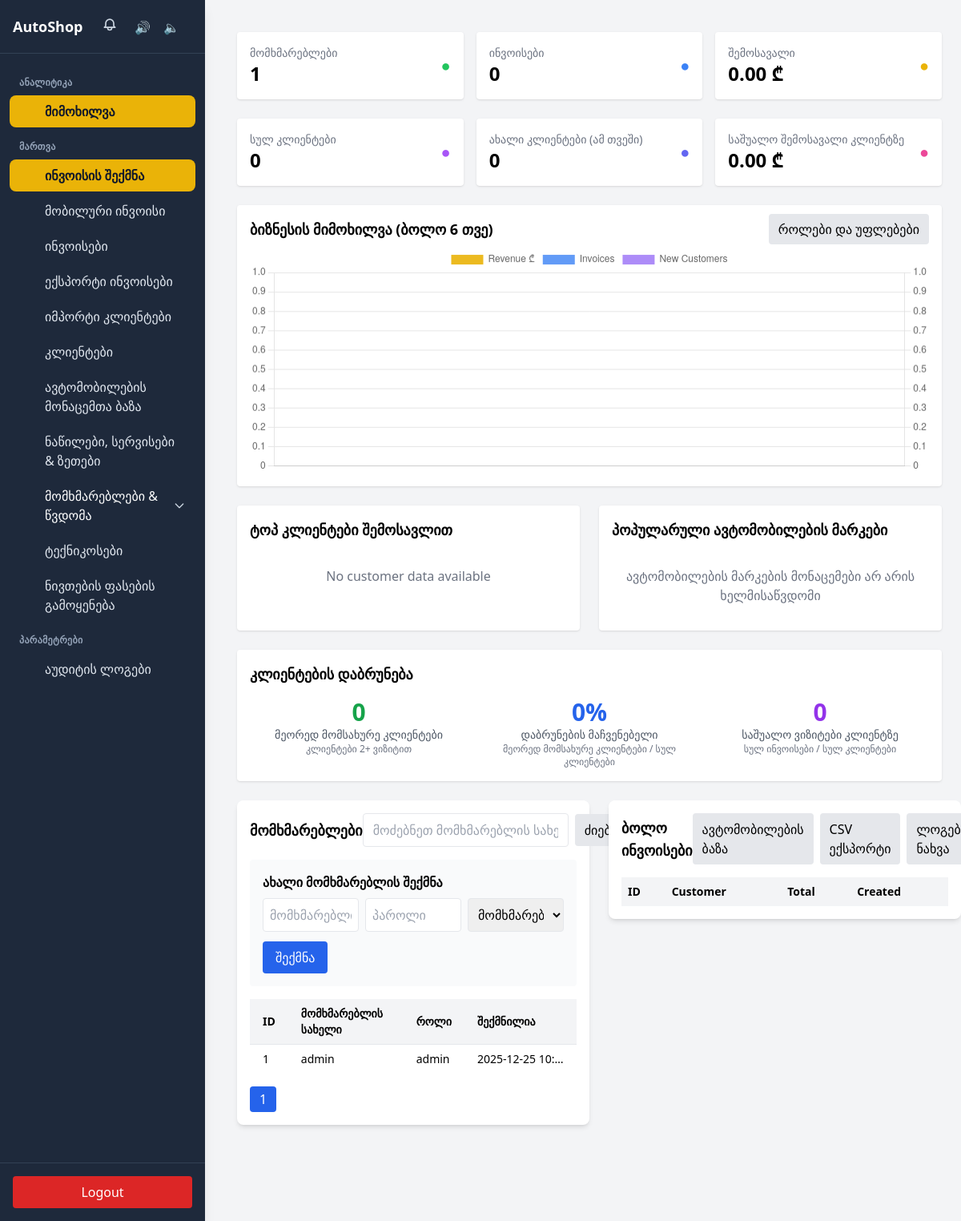
/admin/index.php (signed in), run on the app's committed database.
### tables this page shows
CREATE TABLE users (
    id INT AUTO_INCREMENT PRIMARY KEY,
    username VARCHAR(50) UNIQUE NOT NULL,
    password VARCHAR(255) NOT NULL,
    role ENUM('admin', 'manager', 'user') NOT NULL DEFAULT 'user',
    created_at TIMESTAMP DEFAULT CURRENT_TIMESTAMP
);

### admin/index.php (the view, shortened to what this page needs)
<?php
require '../config.php';
$totalUsers = (int)$pdo->query('SELECT COUNT(*) FROM users')->fetchColumn();
$totalInvoices = (int)$pdo->query('SELECT COUNT(*) FROM invoices')->fetchColumn();
$totalRevenue = (float)$pdo->query('SELECT IFNULL(SUM(grand_total),0) FROM invoices')->fetchColumn();
$totalCustomers = (int)$pdo->query('SELECT COUNT(*) FROM customers')->fetchColumn();
$newCustomersThisMonth = (int)$pdo->query("SELECT COUNT(*) FROM customers WHERE DATE_FORMAT(created_at, '%Y-%m') = DATE_FORMAT(CURDATE(), '%Y-%m')")->fetchColumn();
$avgRevenuePerCustomer = $totalCustomers > 0 ? $totalRevenue / $totalCustomers : 0;
$topCustomers = $pdo->query("
    SELECT c.full_name, c.phone, c.plate_number, c.car_mark,
           COUNT(i.id) as total_invoices,
           IFNULL(SUM(i.grand_total), 0) as total_spent,
           MAX(i.created_at) as last_visit
    FROM customers c
    LEFT JOIN invoices i ON c.id = i.customer_id
    GROUP BY c.id, c.full_name, c.phone, c.plate_number, c.car_mark
    ORDER BY total_spent DESC
    LIMIT 10
")->fetchAll();
$repeatCustomers = (int)$pdo->query("
    SELECT COUNT(*) FROM (
        SELECT customer_id, COUNT(*) as visit_count
        FROM invoices
        WHERE customer_id IS NOT NULL
        GROUP BY customer_id
        HAVING visit_count > 1
    ) as repeat_customers
")->fetchColumn();
$popularCarBrands = $pdo->query("
    SELECT car_mark, COUNT(*) as count
    FROM customers
    WHERE car_mark IS NOT NULL AND car_mark != ''
    GROUP BY car_mark
    ORDER BY count DESC
    LIMIT 10
")->fetchAll();
$chartLabels = [];
$chartInvoices = [];
$chartRevenue = [];
$chartCustomers = [];
$search = trim($_GET['search'] ?? '');
$page = max(1, (int)($_GET['page'] ?? 1));
$perPage = 15;
$offset = ($page - 1) * $perPage;
if ($search !== '') {
    $stmt = $pdo->prepare("SELECT id, username, role, created_at FROM users WHERE username LIKE ? ORDER BY created_at DESC LIMIT ? OFFSET ?");
    $stmt->bindValue(1, "%$search%", PDO::PARAM_STR);
    $stmt->bindValue(2, (int)$perPage, PDO::PARAM_INT);
    $stmt->bindValue(3, (int)$offset, PDO::PARAM_INT);
    $stmt->execute();
    $users = $stmt->fetchAll();
    $countStmt = $pdo->prepare("SELECT COUNT(*) FROM users WHERE username LIKE ?");
    $countStmt->execute(["%$search%"]);
    $totalMatched = (int)$countStmt->fetchColumn();
} else {
    $stmt = $pdo->prepare("SELECT id, username, role, created_at FROM users ORDER BY created_at DESC LIMIT ? OFFSET ?");
    $stmt->bindValue(1, (int)$perPage, PDO::PARAM_INT);
    $stmt->bindValue(2, (int)$offset, PDO::PARAM_INT);
    $stmt->execute();
    $users = $stmt->fetchAll();
    $totalMatched = $totalUsers;
}
$totalPages = (int)ceil($totalMatched / $perPage);
?>
<!DOCTYPE html>
<html lang="ka">
<head>
    <script src="https://cdn.tailwindcss.com"></script>
</head>
<body class="bg-gray-100 min-h-screen overflow-auto font-sans antialiased pb-20">
    <?php include __DIR__ . '/../partials/sidebar.php'; ?>
    <div class="min-h-full overflow-auto ml-0 md:ml-64 pt-4 pl-4">
        <div class="h-full overflow-auto p-4 md:p-6">
        <div class="grid grid-cols-1 md:grid-cols-3 gap-4 mb-6">
            <div class="bg-white p-4 rounded shadow flex items-center justify-between">
                <div>
                    <p class="text-sm text-gray-500">მომხმარებლები</p>
                    <p class="text-2xl font-bold"><?php echo number_format($totalUsers); ?></p>
                </div>
                <div class="text-green-500 font-bold text-xl">●</div>
            </div>
            <div class="bg-white p-4 rounded shadow flex items-center justify-between">
                <div>
                    <p class="text-sm text-gray-500">ინვოისები</p>
                    <p class="text-2xl font-bold"><?php echo number_format($totalInvoices); ?></p>
                </div>
                <div class="text-blue-500 font-bold text-xl">●</div>
            </div>
            <div class="bg-white p-4 rounded shadow flex items-center justify-between">
                <div>
                    <p class="text-sm text-gray-500">შემოსავალი</p>
                    <p class="text-2xl font-bold"><?php echo number_format($totalRevenue, 2); ?> ₾</p>
                </div>
                <div class="text-yellow-500 font-bold text-xl">●</div>
            </div>
        </div>
        <div class="grid grid-cols-1 md:grid-cols-3 gap-4 mb-6">
            <div class="bg-white p-4 rounded shadow flex items-center justify-between">
                <div>
                    <p class="text-sm text-gray-500">სულ კლიენტები</p>
                    <p class="text-2xl font-bold"><?php echo number_format($totalCustomers); ?></p>
                </div>
                <div class="text-purple-500 font-bold text-xl">●</div>
            </div>
            <div class="bg-white p-4 rounded shadow flex items-center justify-between">
                <div>
                    <p class="text-sm text-gray-500">ახალი კლიენტები (ამ თვეში)</p>
                    <p class="text-2xl font-bold"><?php echo number_format($newCustomersThisMonth); ?></p>
                </div>
                <div class="text-indigo-500 font-bold text-xl">●</div>
            </div>
            <div class="bg-white p-4 rounded shadow flex items-center justify-between">
                <div>
                    <p class="text-sm text-gray-500">საშუალო შემოსავალი კლიენტზე</p>
                    <p class="text-2xl font-bold"><?php echo number_format($avgRevenuePerCustomer, 2); ?> ₾</p>
                </div>
                <div class="text-pink-500 font-bold text-xl">●</div>
            </div>
        </div>
        <div class="bg-white p-4 rounded shadow mb-6">
            <div class="flex justify-between items-center mb-2">
                <h3 class="text-lg font-bold">ბიზნესის მიმოხილვა (ბოლო 6 თვე)</h3>
                <div>
                    <a href="permissions.php" class="px-3 py-2 bg-gray-200 rounded">როლები და უფლებები</a>
                </div>
            </div>
            <canvas id="revenueChart" height="100"></canvas>
        </div>
        <script>
            const labels = <?php echo json_encode($chartLabels); ?>;
            const revenueData = <?php echo json_encode($chartRevenue); ?>;
            const invoicesData = <?php echo json_encode($chartInvoices); ?>;
            const customersData = <?php echo json_encode($chartCustomers); ?>;
            const ctx = document.getElementById('revenueChart').getContext('2d');
            new Chart(ctx, {
                type: 'bar',
                data: {
                    labels: labels,
                    datasets: [
                        { label: 'Revenue ₾', data: revenueData, backgroundColor: 'rgba(234,179,8,0.9)', yAxisID: 'y' },
                        { label: 'Invoices', data: invoicesData, backgroundColor: 'rgba(59,130,246,0.8)', yAxisID: 'y' },
                        { label: 'New Customers', data: customersData, backgroundColor: 'rgba(139,92,246,0.7)', yAxisID: 'y1' }
                    ]
                },
                options: {
                    responsive: true,
                    interaction: { mode: 'index', intersect: false },
                    scales: {
                        y: { beginAtZero: true, position: 'left' },
                        y1: { beginAtZero: true, position: 'right', grid: { drawOnChartArea: false } }
                    }
                }
            });
        </script>
        <div class="grid grid-cols-1 md:grid-cols-2 gap-6 mb-6">
            <div class="bg-white p-4 rounded shadow">
                <h3 class="text-lg font-bold mb-4">ტოპ კლიენტები შემოსავლით</h3>
                <div class="space-y-3">
                    <?php if (empty($topCustomers)): ?>
                        <p class="text-gray-500 text-center py-4">No customer data available</p>
                    <?php endif; ?>
                </div>
            </div>
            <div class="bg-white p-4 rounded shadow">
                <h3 class="text-lg font-bold mb-4">პოპულარული ავტომობილების მარკები</h3>
                <div class="space-y-3">
                    <?php if (empty($popularCarBrands)): ?>
                        <p class="text-gray-500 text-center py-4">ავტომობილების მარკების მონაცემები არ არის ხელმისაწვდომი</p>
                    <?php endif; ?>
                </div>
            </div>
        </div>
        <div class="bg-white p-4 rounded shadow mb-6">
            <h3 class="text-lg font-bold mb-4">კლიენტების დაბრუნება</h3>
            <div class="grid grid-cols-1 md:grid-cols-3 gap-4">
                <div class="text-center">
                    <p class="text-3xl font-bold text-green-600"><?php echo number_format($repeatCustomers); ?></p>
                    <p class="text-sm text-gray-600">მეორედ მომსახურე კლიენტები</p>
                    <p class="text-xs text-gray-500">კლიენტები 2+ ვიზიტით</p>
                </div>
                <div class="text-center">
                    <p class="text-3xl font-bold text-blue-600"><?php echo $totalCustomers > 0 ? round(($repeatCustomers / $totalCustomers) * 100, 1) : 0; ?>%</p>
                    <p class="text-sm text-gray-600">დაბრუნების მაჩვენებელი</p>
                    <p class="text-xs text-gray-500">მეორედ მომსახურე კლიენტები / სულ კლიენტები</p>
                </div>
                <div class="text-center">
                    <p class="text-3xl font-bold text-purple-600"><?php echo $totalCustomers > 0 ? round($totalInvoices / $totalCustomers, 1) : 0; ?></p>
                    <p class="text-sm text-gray-600">საშუალო ვიზიტები კლიენტზე</p>
                    <p class="text-xs text-gray-500">სულ ინვოისები / სულ კლიენტები</p>
                </div>
            </div>
        </div>
        <div class="flex flex-col md:flex-row gap-6">
            <div class="md:w-1/2">
                <div class="bg-white p-4 rounded-lg shadow-md mb-4">
                    <div class="flex justify-between items-center mb-4">
                        <h3 class="text-lg font-bold">მომხმარებლები</h3>
                        <form method="get" class="flex items-center gap-2">
                            <input type="text" name="search" value="<?php echo htmlspecialchars($search); ?>" placeholder="მოძებნეთ მომხმარებლის სახელი" class="px-3 py-2 border rounded">
                            <button type="submit" class="px-3 py-2 bg-gray-200 rounded">ძიება</button>
                        </form>
                    </div>
                    <form method="post" class="bg-gray-50 p-4 rounded mb-4">
                        <h4 class="font-semibold mb-2">ახალი მომხმარებლის შექმნა</h4>
                        <div class="grid grid-cols-3 gap-2">
                            <input type="text" name="username" placeholder="მომხმარებლის სახელი" class="px-2 py-2 border rounded" required>
                            <input type="password" name="password" placeholder="პაროლი" class="px-2 py-2 border rounded" required>
                            <select name="role" class="px-2 py-2 border rounded" required>
                                <option value="user">მომხმარებელი</option>
                            </select>
                        </div>
                        <button type="submit" name="create_user" class="mt-3 bg-blue-600 text-white px-4 py-2 rounded hover:bg-blue-500">შექმნა</button>
                    </form>
                    <div class="overflow-x-auto">
                        <table class="w-full text-xs sm:text-sm min-w-[400px]">
                            <thead class="bg-gray-100">
                                <tr>
                                    <th class="text-left px-2 md:px-4 py-2">ID</th>
                                    <th class="text-left px-2 md:px-4 py-2">მომხმარებლის სახელი</th>
                                    <th class="text-left px-2 md:px-4 py-2">როლი</th>
                                    <th class="text-left px-2 md:px-4 py-2">შექმნილია</th>
                                </tr>
                            </thead>
                            <tbody>
                                <?php foreach ($users as $user): ?>
                                <tr class="border-t hover:bg-gray-50">
                                    <td class="px-2 md:px-4 py-2"><?php echo $user['id']; ?></td>
                                    <td class="px-2 md:px-4 py-2 truncate max-w-[120px]"><?php echo htmlspecialchars($user['username']); ?></td>
                                    <td class="px-2 md:px-4 py-2"><?php echo $user['role']; ?></td>
                                    <td class="px-2 md:px-4 py-2 truncate max-w-[140px]"><?php echo $user['created_at']; ?></td>
                                </tr>
                                <?php endforeach; ?>
                            </tbody>
                        </table>
                    </div>
                    <div class="mt-4 flex gap-2">
                        <?php for ($i = 1; $i <= $totalPages; $i++): ?>
                        <a href="?search=<?php echo urlencode($search); ?>&page=<?php echo $i; ?>" class="px-3 py-1 rounded <?php echo $i === $page ? 'bg-blue-600 text-white' : 'bg-gray-100'; ?>"><?php echo $i; ?></a>
                        <?php endfor; ?>
                    </div>
                </div>
            </div>
            <div class="md:w-1/2">
                <div class="bg-white p-4 rounded-lg shadow-md mb-4">
                    <div class="flex justify-between items-center mb-4">
                        <h3 class="text-lg font-bold">ბოლო ინვოისები</h3>
                        <div class="flex items-center gap-2">
                            <a href="vehicles.php" class="px-3 py-2 bg-gray-200 rounded">ავტომობილების ბაზა</a>
                            <a href="export_invoices.php" class="px-3 py-2 bg-gray-200 rounded">CSV ექსპორტი</a>
                            <a href="logs.php" class="px-3 py-2 bg-gray-200 rounded">ლოგების ნახვა</a>
                        </div>
                    </div>
                    <div class="overflow-x-auto">
                        <table class="w-full text-sm">
                            <thead class="bg-gray-100">
                                <tr>
                                    <th class="text-left px-2 py-2">ID</th>
                                    <th class="text-left px-2 py-2">Customer</th>
                                    <th class="text-left px-2 py-2">Total</th>
                                    <th class="text-left px-2 py-2">Created</th>
                                </tr>
                            </thead>
                        </table>
                    </div>
                </div>
            </div>
        </div>
        </div>
    </div>
</body>
</html>

### admin/index.php (style rules this page uses)
body { font-family: 'BPG Arial', 'BPG Arial Caps'; }

### data on the page
users: id "1", username "admin", role "admin", created_at "2025-12-25 10:…"

### other printed values
$section['label'] "ᲐᲜᲐᲚᲘᲢᲘᲙᲐ"
$item['label'] "მიმოხილვა"
$section['label'] "ᲛᲐᲠᲗᲕᲐ"
$item['label'] "ინვოისის შექმნა"
$item['label'] "მობილური ინვოისი"
$item['label'] "ინვოისები"
$item['label'] "ექსპორტი ინვოისები"
$item['label'] "იმპორტი კლიენტები"
$item['label'] "კლიენტები"
$item['label'] "ავტომობილების მონაცემთა ბაზა"
$item['label'] "ნაწილები, სერვისები & ზეთები"
$item['label'] "მომხმარებლები & წვდომა"
$item['label'] "ტექნიკოსები"
$item['label'] "ნივთების ფასების გამოყენება"
$section['label'] "ᲞᲐᲠᲐᲛᲔᲢᲠᲔᲑᲘ"
